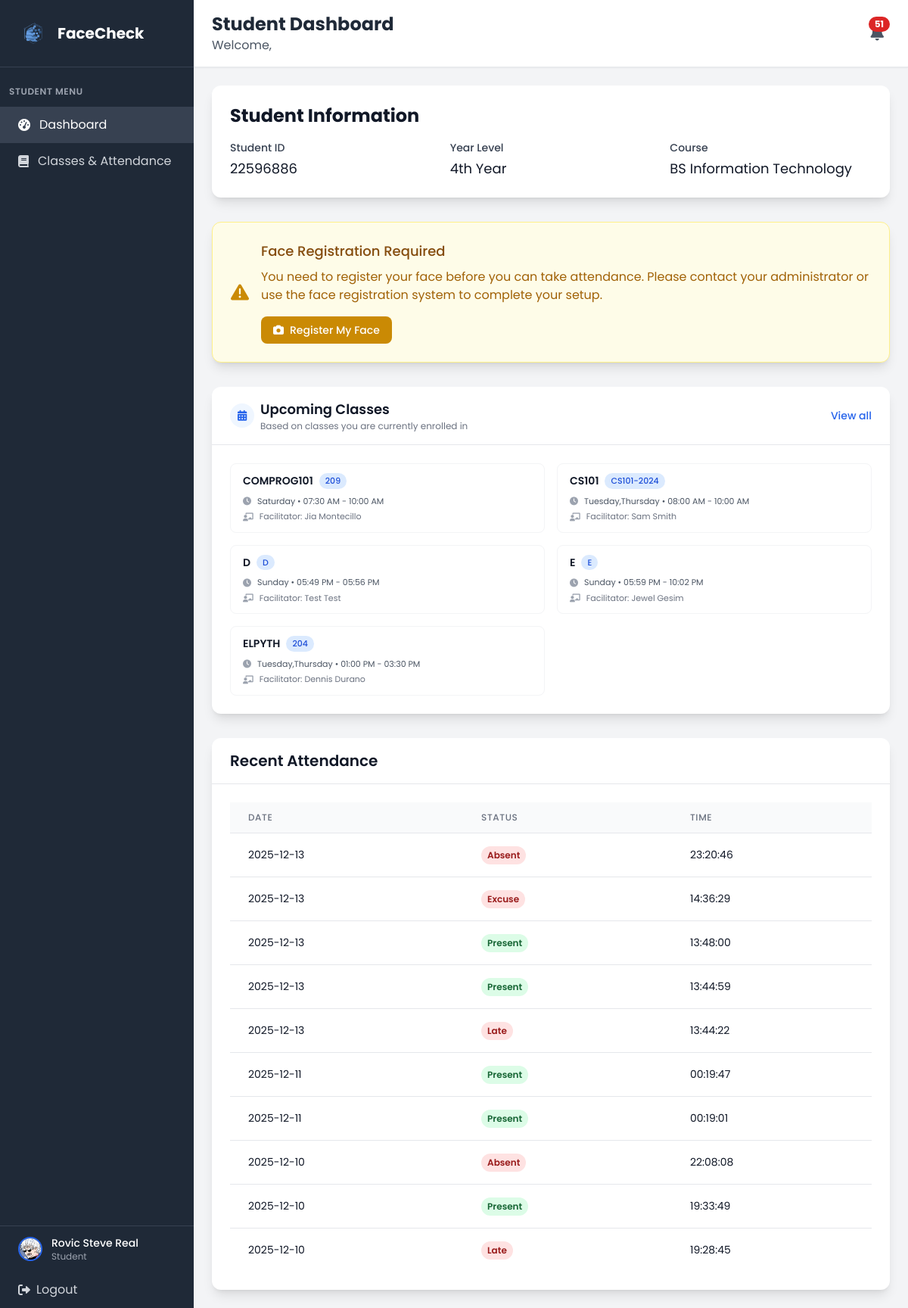
The page /student/dashboard (signed in) on the database as committed earlier.
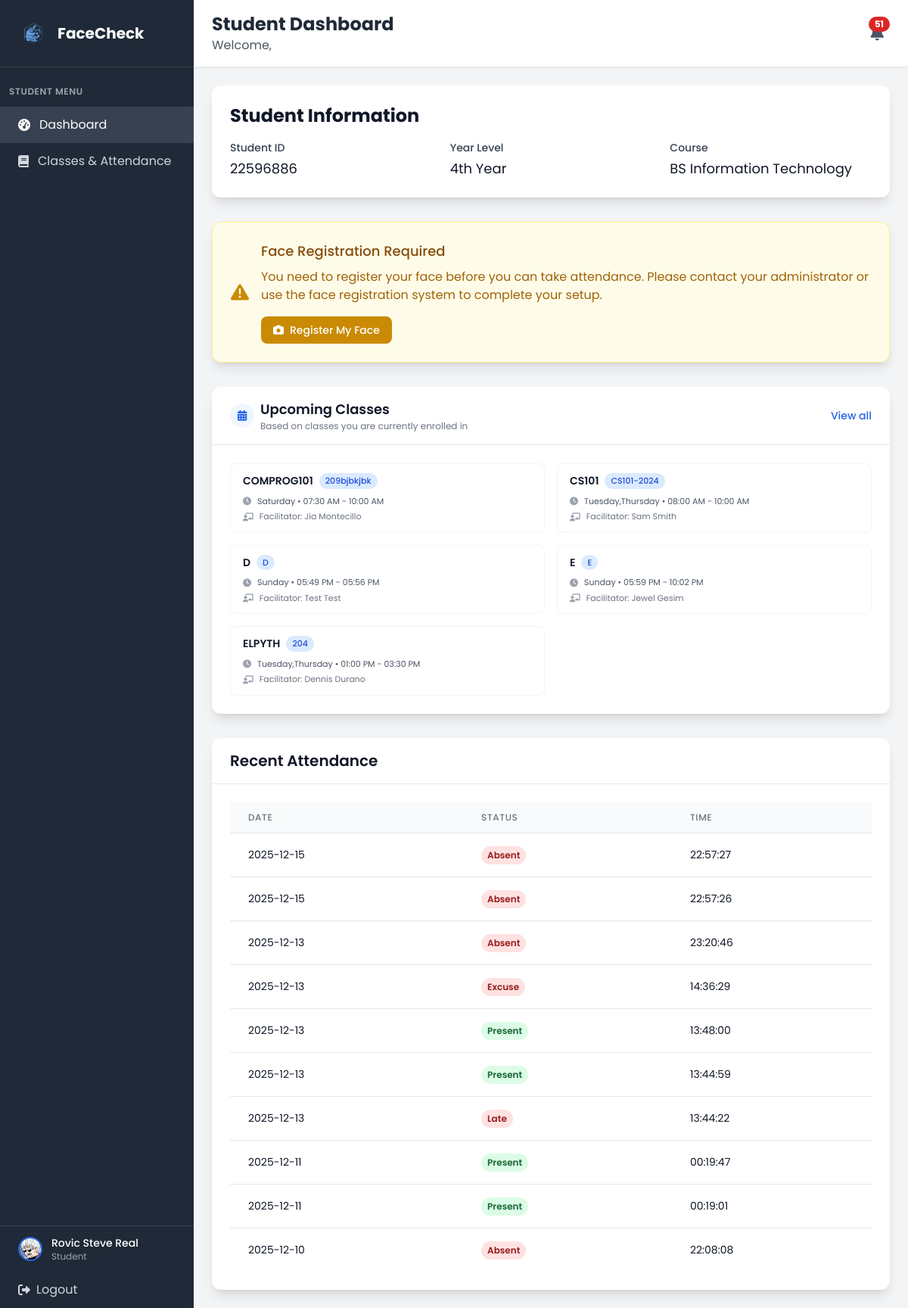
The same page on the database as committed later.
### tables this page shows
CREATE TABLE class (
            class_id INTEGER PRIMARY KEY AUTOINCREMENT,
            class_name VARCHAR(20) NOT NULL,
            edpcode VARCHAR(20) NOT NULL UNIQUE,
            start_time TIME,
            end_time TIME,
            room VARCHAR(10),
            faculty_id INTEGER NOT NULL, is_active BOOLEAN DEFAULT 1,
            FOREIGN KEY (faculty_id) REFERENCES faculty(faculty_id)
        );

CREATE TABLE user (
            user_id INTEGER PRIMARY KEY AUTOINCREMENT,
            idno VARCHAR(20) NOT NULL UNIQUE,
            firstname VARCHAR(50) NOT NULL,
            lastname VARCHAR(50) NOT NULL,
            role VARCHAR(10) NOT NULL CHECK (role IN ('admin', 'faculty', 'student')),
            password VARCHAR(255) NOT NULL,
            created_at DATETIME DEFAULT CURRENT_TIMESTAMP,
            is_active BOOLEAN DEFAULT 1,
            dept_id INTEGER,
            FOREIGN KEY (dept_id) REFERENCES department(dept_id)
        );

CREATE TABLE "attendance" (
                attendance_id INTEGER PRIMARY KEY AUTOINCREMENT,
                attendance_date DATETIME NOT NULL,
                attendance_status VARCHAR(10) NOT NULL CHECK (attendance_status IN ('present', 'absent', 'late', 'excuse')),
                studentclass_id INTEGER NOT NULL,
                FOREIGN KEY (studentclass_id) REFERENCES student_class(studentclass_id)
            );

### app.py (the view)
@app.route('/student/dashboard')
def student_dashboard():
    if 'user_id' not in session or session['role'] != 'student':
        return redirect(url_for('login'))
    conn = get_db_connection()
    student = conn.execute('''
        SELECT u.*, s.student_id, s.year_level, s.attendance_image, s.profile_picture, c.course_name, d.dept_name
        FROM user u
        JOIN student s ON u.user_id = s.user_id
        LEFT JOIN course c ON s.course_id = c.course_id
        LEFT JOIN department d ON u.dept_id = d.dept_id
        WHERE u.user_id = ?
    ''', (session['user_id'],)).fetchone()
    attendance_history = conn.execute('''
        SELECT strftime('%Y-%m-%d %H:%M:%S', a.attendance_date) as attendance_date,
               a.attendance_status, cl.class_name
        FROM attendance a
        JOIN student_class sc ON a.studentclass_id = sc.studentclass_id
        JOIN class cl ON sc.class_id = cl.class_id
        WHERE sc.student_id = ?
        ORDER BY a.attendance_date DESC
        LIMIT 10
    ''', (student['student_id'],)).fetchall()
    upcoming_raw = conn.execute('''
        SELECT
            c.class_name,
            c.edpcode,
            GROUP_CONCAT(DISTINCT d.day_name) AS days,
            c.start_time,
            c.end_time,
            u_f.firstname AS faculty_firstname,
            u_f.lastname AS faculty_lastname
        FROM student_class sc
        JOIN class c ON sc.class_id = c.class_id
        LEFT JOIN class_days cd ON c.class_id = cd.class_id
        LEFT JOIN days d ON cd.day_id = d.day_id
        LEFT JOIN faculty f ON c.faculty_id = f.faculty_id
        LEFT JOIN user u_f ON f.user_id = u_f.user_id
        WHERE sc.student_id = ?
          AND c.is_active = 1
        GROUP BY c.class_id, c.class_name, c.edpcode, c.start_time, c.end_time
        ORDER BY c.class_name
        LIMIT 5
    ''', (student['student_id'],)).fetchall()
    formatted_history = []
    for record in attendance_history:
        date_str = ''
        time_str = ''
        if record['attendance_date']:
            try:
                if isinstance(record['attendance_date'], str):
                    if ' ' in record['attendance_date']:
                        date_str = record['attendance_date'].split(' ')[0]
                        time_str = record['attendance_date'].split(' ')[1]
                    else:
                        date_str = record['attendance_date']
                        time_str = ''
                else:
                    date_str = record['attendance_date'].strftime('%Y-%m-%d')
                    time_str = record['attendance_date'].strftime('%H:%M:%S')
            except:
                date_str = str(record['attendance_date'])
                time_str = ''
        formatted_history.append({
            'date': date_str,
            'time': time_str,
            'status': record['attendance_status']
        })
    has_face_registered = False
    if student['attendance_image']:
        if os.path.exists(student['attendance_image']):
            has_face_registered = True
        else:
            conn.execute('UPDATE student SET attendance_image = NULL WHERE user_id = ?', (session['user_id'],))
            conn.commit()
    if not has_face_registered:
        face_image_path = f"known_faces/{student['idno']}.jpg"
        if os.path.exists(face_image_path):
            conn.execute('UPDATE student SET attendance_image = ? WHERE user_id = ?', (face_image_path, session['user_id']))
            conn.commit()
            has_face_registered = True
    def format_time(value):
        if not value:
            return None
        try:
            return datetime.strptime(str(value), '%H:%M:%S').strftime('%I:%M %p')
        except Exception:
            try:
                return datetime.strptime(str(value), '%H:%M').strftime('%I:%M %p')
            except Exception:
                return str(value)
    upcoming_classes = []
    for item in upcoming_raw or []:
        schedule_parts = []
        if item['days']:
            schedule_parts.append(item['days'])
        if item['start_time'] and item['end_time']:
            schedule_parts.append(f"{format_time(item['start_time'])} - {format_time(item['end_time'])}")
        upcoming_classes.append({
            'class_name': item['class_name'],
            'edpcode': item['edpcode'],
            'schedule': ' • '.join(schedule_parts) if schedule_parts else 'Schedule not set',
            'faculty_firstname': item['faculty_firstname'],
            'faculty_lastname': item['faculty_lastname'],
        })
    conn.close()
    return render_template('student_dashboard.html',
                         student_info=student,
                         student=student,
                         attendance_history=formatted_history,
                         has_face_registered=has_face_registered,
                         upcoming_classes=upcoming_classes)

### app.py (called while the page is built)
def get_db_connection():
    try:
        conn = sqlite3.connect('facecheck.db', timeout=30.0)
        conn.row_factory = sqlite3.Row
        conn.execute('PRAGMA foreign_keys = ON')
        try:
            cur = conn.cursor()
            cur.execute("PRAGMA table_info(faculty)")
            columns = [row[1] for row in cur.fetchall()]
            if 'attendance_image' not in columns:
                cur.execute("ALTER TABLE faculty ADD COLUMN attendance_image VARCHAR(255)")
                conn.commit()
        except Exception:
            pass
        return conn
    except sqlite3.Error as e:
        print(f"Database connection error: {e}")
        raise

### templates/student_dashboard.html (shortened to what the changed rows need)
<!DOCTYPE html>
<html lang="en">
<head>
    <script src="https://cdn.tailwindcss.com"></script>
    <link href="https://cdnjs.cloudflare.com/ajax/libs/font-awesome/6.0.0/css/all.min.css" rel="stylesheet">
    <link rel="stylesheet" href="{{ url_for('static', filename='css/global.css') }}">
</head>
<body class="bg-gray-100">
    <div class="flex h-screen">
        <div class="w-64 bg-gray-800 text-white">
            <div class="p-6 border-b border-gray-700">
                <div class="flex items-center">
                    <h1 class="text-xl font-bold">FaceCheck</h1>
                </div>
            </div>
        </div>
        <div class="flex-1 flex flex-col overflow-hidden">
            <header class="bg-white shadow-sm border-b border-gray-200">
                <div class="px-6 py-4">
                    <div class="flex items-center justify-between">
                        <div>
                            <h2 class="text-2xl font-bold text-gray-800">Student Dashboard</h2>
                        </div>
                    </div>
                </div>
            </header>
            <main class="flex-1 overflow-y-auto p-6">
        <div class="bg-white rounded-xl shadow-lg p-6 mb-8">
            <h2 class="text-2xl font-bold text-gray-900 mb-4">Student Information</h2>
        </div>
        <div class="bg-white rounded-xl shadow-lg mb-8">
            <div class="px-6 py-4 border-b border-gray-200 flex items-center justify-between">
                <div class="flex items-center space-x-2">
                    <div>
                        <h2 class="text-base md:text-lg font-semibold text-gray-900">Upcoming Classes</h2>
                    </div>
                </div>
            </div>
            <div class="p-6">
                {% if upcoming_classes %}
                <div class="grid md:grid-cols-2 gap-4">
                    {% for uc in upcoming_classes %}
                    <div class="border border-gray-100 rounded-lg px-4 py-3 hover:border-blue-200 hover:bg-blue-50/40 transition duration-150">
                        <div class="flex items-start justify-between">
                            <div>
                                <div class="flex items-center space-x-2">
                                    <span class="text-sm font-semibold text-gray-900 truncate max-w-[10rem] md:max-w-[12rem]">
                                        {{ uc.class_name }}
                                    </span>
                                    <span class="inline-flex items-center px-2 py-0.5 rounded-full text-[11px] font-medium bg-blue-100 text-blue-700">
                                        {{ uc.edpcode }}
                                    </span>
                                </div>
                                <div class="mt-2 flex items-center text-[11px] text-gray-600 space-x-2">
                                    <i class="fas fa-clock text-gray-400"></i>
                                    <span>{{ uc.schedule }}</span>
                                </div>
                                <div class="mt-1 flex items-center text-[11px] text-gray-500 space-x-2">
                                    <i class="fas fa-chalkboard-teacher text-gray-400"></i>
                                    <span>Facilitator: {{ uc.faculty_firstname }} {{ uc.faculty_lastname }}</span>
                                </div>
                            </div>
                        </div>
                    </div>
                    {% endfor %}
                </div>
                {% endif %}
            </div>
        </div>
        <div class="bg-white rounded-xl shadow-lg">
            <div class="px-6 py-4 border-b border-gray-200">
                <h2 class="text-xl font-semibold text-gray-900">Recent Attendance</h2>
            </div>
            <div class="p-6">
                <div class="overflow-x-auto">
                    <table class="min-w-full divide-y divide-gray-200">
                        <thead class="bg-gray-50">
                            <tr>
                                <th class="px-6 py-3 text-left text-xs font-medium text-gray-500 uppercase tracking-wider">Date</th>
                                <th class="px-6 py-3 text-left text-xs font-medium text-gray-500 uppercase tracking-wider">Status</th>
                                <th class="px-6 py-3 text-left text-xs font-medium text-gray-500 uppercase tracking-wider">Time</th>
                            </tr>
                        </thead>
                        <tbody class="bg-white divide-y divide-gray-200">
                            {% for record in attendance_history %}
                            <tr>
                                <td class="px-6 py-4 whitespace-nowrap text-sm text-gray-900">{{ record.date }}</td>
                                <td class="px-6 py-4 whitespace-nowrap">
                                    {% if record.status == 'present' %}
                                    <span class="inline-flex px-2 py-1 text-xs font-semibold rounded-full bg-green-100 text-green-800">
                                        Present
                                    </span>
                                    {% else %}
                                    <span class="inline-flex px-2 py-1 text-xs font-semibold rounded-full bg-red-100 text-red-800">
                                        {{ record.status.title() }}
                                    </span>
                                    {% endif %}
                                </td>
                                <td class="px-6 py-4 whitespace-nowrap text-sm text-gray-900">{{ record.time }}</td>
                            </tr>
                            {% endfor %}
                        </tbody>
                    </table>
                </div>
            </div>
        </div>
            </main>
        </div>
    </div>
</body>
</html>

Rows that differ between the two databases and show on the page:
no longer on this page (row unchanged): attendance: date "2025-12-10", attendance_status "Present", time "19:33:49"
no longer on this page (row unchanged): attendance: date "2025-12-10", status "Late", time "19:28:45"
changed class "COMPROG101": edpcode "209" → "209bjbkjbk"
added attendance: date "2025-12-15", status "Absent", time "22:57:27"
added attendance: date "2025-12-15", status "Absent", time "22:57:26"
